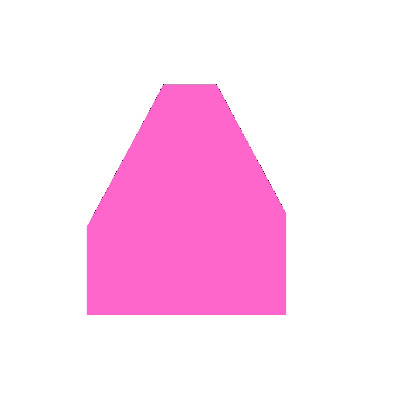
#> input picture Snake_algorithm/pic/shape.jpg, 403 x 407 px
$ python snake_visualize.py   (older library calls are emulated)
#> lines starting #> are read from the running program, lines starting #| are printed output that depends on the picture; after the words box and inside, x2 and y2 are one past the last pixel; in counts of white or black regions, pixels touching at a corner belong together
#> further down, image is the input picture: shape (407, 403, 3); mean B, G, R 243.5, 221.3, 254.6
### Snake_algorithm/snake.py
import numpy as np
import cv2
import math


class Snake:


    # Constants
    Applying_KERNEL_SIZE = 7
    MIN_DISTANCE_BETWEEN_POINTS = 5
    MAX_DISTANCE_BETWEEN_POINTS = 50

    #parameters
    image = None        # The source image.
    gray = None         # The image in grayscale.
    binary = None       # The image in binary
    gradientX = None    # The gradient (sobel) of the image relative to x.
    gradientY = None    # The gradient (sobel) of the image relative to y.
    blur = None
    width = -1          # The image width.
    height = -1         # The image height.
    points = None       # The list of points of the snake.
    n_starting_points = 50       # The number of starting points of the snake.
    snake_length = 0    # The length of the snake (euclidean distances).
    closed = True       # Indicates if the snake is closed or open.
    alpha = 0.5         # The weight of the uniformity energy.
    beta = 0.5          # The weight of the curvature energy.
    delta = 0.1         # The weight of the user configured energy.
    w_line = 0.5        # The weight to the line energy.
    w_edge = 0.5        # The weight to the edge energy.
    w_term = 0.5        # The weight to the term energy.


    def __init__( self, image = None, closed = True ):


#> called with closed = True
        self.image = image

        self.width = image.shape[1]
#> self.width = 400
        self.height = image.shape[0]
#> self.height = 400

        # gradient method by using sobel mask
        self.gray = cv2.cvtColor( self.image, cv2.COLOR_RGB2GRAY )
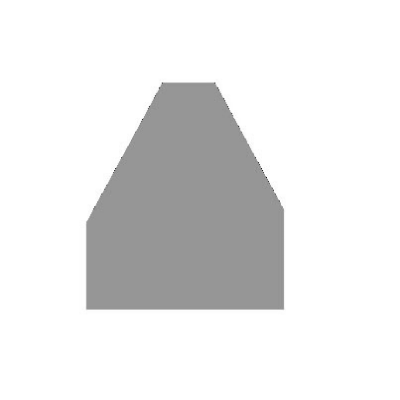
#> self.gray: shape (400, 400); min 23, max 255, mean 231.8
        self.binary = cv2.adaptiveThreshold( self.gray, 255, cv2.ADAPTIVE_THRESH_GAUSSIAN_C, cv2.THRESH_BINARY, 11, 2 )
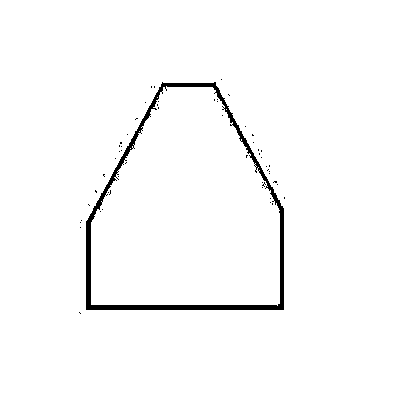
#> self.binary: shape (400, 400); 97.9% white; 56 black regions (55 under 20 px), largest, box (x1, y1, x2, y2) and area: (86, 82, 284, 310) 3243
        self.gradientX = cv2.Sobel( self.gray, cv2.CV_64F, 1, 0, ksize=5 )
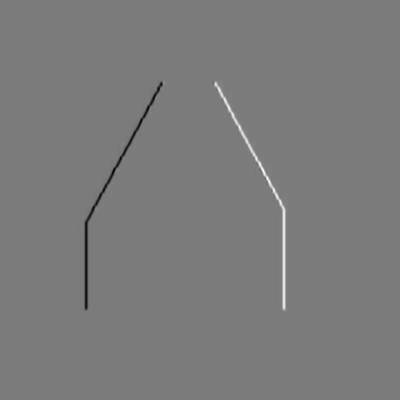
#> self.gradientX: shape (400, 400) float64; min -5512, max 5828, mean 0; drawn with min black and max white
        self.gradientY = cv2.Sobel( self.gray, cv2.CV_64F, 0, 1, ksize=5 )

        #open or close the snake
        self.closed = closed


        # to use as center of the generated snake circle
        half_width = math.floor( self.width / 2 )
#> half_width = 200
        half_height = math.floor( self.height / 2 )
#> half_height = 200


        # Generating the starting points


        if self.closed:
            n = self.n_starting_points
            radius = half_width if half_width < half_height else half_height
#> radius = 200
            self.points = [ np.array([
                half_width + math.floor( math.cos( 2 * math.pi / n * x ) * radius ),
                half_height + math.floor( math.sin( 2 * math.pi / n * x ) * radius ) ])
                for x in range( 0, n )
            ]
        else:   # If it is an open snake, the initial guess will be an horizontal line
            n = self.n_starting_points
            factor = math.floor( half_width / (self.n_starting_points-1) )
            self.points = [ np.array([ math.floor( half_width / 2 ) + x * factor, half_height ])
                for x in range( 0, n )
            ]


    def visualize( self ):

        img = self.image.copy()

        # Drawing lines between points
        point_color = ( 100, 100,255  )
        line_color = ( 0,200 , 0 )
        thickness = 2                   # Thickness of the lines and circles

        # Draw a line between the current and the next point
        n_points = len( self.points )
#> n_points = 50
        for i in range( 0, n_points - 1 ):
            cv2.line( img, tuple( self.points[ i ] ), tuple( self.points[ i + 1 ] ), line_color, thickness )
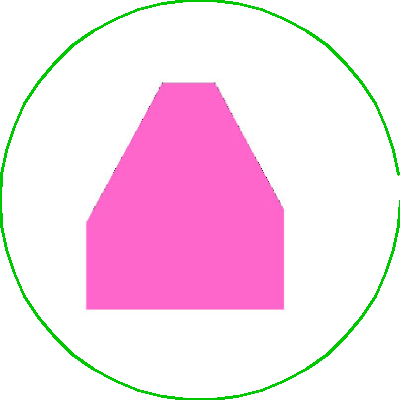
#> img: shape (400, 400, 3); mean B, G, R 237.8, 220.1, 249

        # 0 -> N (Closes the snake)
        if self.closed:
            cv2.line(img, tuple( self.points[ 0 ] ), tuple( self.points[ n_points-1 ] ), line_color, thickness )
#> img: shape (400, 400, 3); 0.03% of pixels changed, all inside (x1, y1, x2, y2) = (397, 175, 400, 200)

        # Drawing circles over points
        [ cv2.circle( img, tuple( x ), thickness, point_color, -1) for x in self.points ]
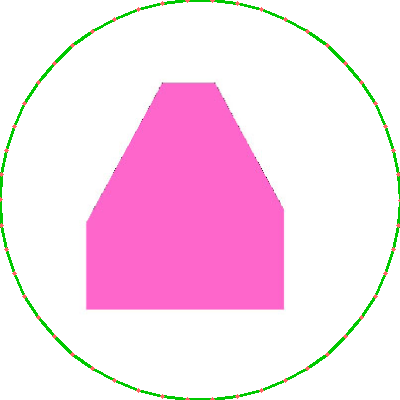
#> img: shape (400, 400, 3); mean B, G, R 238, 219.7, 249.8

        return img


    def dist_between_two_points( a, b ):


        return np.sqrt( np.sum( ( a - b ) ** 2 ) )


    def normalize( kernel ):


        abs_sum = np.sum( [ abs( x ) for x in kernel ] )
        return kernel / abs_sum if abs_sum != 0 else kernel


    def get_length(self):


        n_points = len(self.points)
#> n_points = 50
        if not self.closed:
            n_points -= 1

        return np.sum( [ Snake.dist_between_two_points( self.points[i], self.points[ (i+1)%n_points  ] ) for i in range( 0, n_points ) ] )


    def f_uniformity( self, p, prev ):

        # The average distance between points in the snake
        avg_dist = self.snake_length / len( self.points )
        # The distance between the previous and the point being analysed
        un = Snake.dist_between_two_points( prev, p )

        dun = abs( un - avg_dist )

        return dun**2


    def f_curvature( self, p, prev, next ):

        ux = p[0] - prev[0]
        uy = p[1] - prev[1]
        un = math.sqrt( ux**2 + uy**2 )

        vx = p[0] - next[0]
        vy = p[1] - next[1]
        vn = math.sqrt( vx**2 + vy**2 )

        if un == 0 or vn == 0:
            return 0

        cx = float( vx + ux )  / ( un * vn )
        cy = float( vy + uy ) / ( un * vn )

        cn = cx**2 + cy**2

        return cn


    def f_line( self, p ):

        if p[0] < 0 or p[0] >= self.width or p[1] < 0 or p[1] >= self.height:
            return np.finfo(np.float64).max

        return self.binary[ p[1] ][ p[0] ]


    def f_edge( self, p ):

        if p[0] < 0 or p[0] >= self.width or p[1] < 0 or p[1] >= self.height:
            return np.finfo(np.float64).max

        return -( self.gradientX[ p[1] ][ p[0] ]**2 + self.gradientY[ p[1] ][ p[0] ]**2  )


    def f_term( self, p, prev, next ):

        return 0


    def f_conf( self, p , prev, next ):

        import random
        return random.random()


    def remove_overlaping_points( self ):


        snake_size = len( self.points )

        for i in range( 0, snake_size ):
            for j in range( snake_size-1, i+1, -1 ):
                if i == j:
                    continue

                curr = self.points[ i ]
                end = self.points[ j ]

                dist = Snake.dist_between_two_points( curr, end )

                if dist < self.MIN_DISTANCE_BETWEEN_POINTS:
                    remove_indexes = range( i+1, j ) if (i!=0 and j!=snake_size-1) else [j]
                    remove_size = len( remove_indexes )
                    non_remove_size = snake_size - remove_size
                    if non_remove_size > remove_size:
                        self.points = [ p for k,p in enumerate( self.points ) if k not in remove_indexes ]
                    else:
                        self.points = [ p for k,p in enumerate( self.points ) if k in remove_indexes ]
                    snake_size = len( self.points )
                    break


    def add_missing_points( self ):

        snake_size = len( self.points )
        for i in range( 0, snake_size ):
            prev = self.points[ ( i + snake_size-1 ) % snake_size ]
            curr = self.points[ i ]
            next = self.points[ (i+1) % snake_size ]
            next2 = self.points[ (i+2) % snake_size ]

            if Snake.dist_between_two_points( curr, next ) > self.MAX_DISTANCE_BETWEEN_POINTS:
                # Pre-computed uniform cubig b-spline for t = 0.5
                c0 = 0.125 / 6.0
                c1 = 2.875 / 6.0
                c2 = 2.875 / 6.0
                c3 = 0.125 / 6.0
                x = prev[0] * c3 + curr[0] * c2 + next[0] * c1 + next2[0] * c0
                y = prev[1] * c3 + curr[1] * c2 + next[1] * c1 + next2[1] * c0

                new_point = np.array( [ math.floor( 0.5 + x ), math.floor( 0.5 + y ) ] )

                self.points.insert( i+1, new_point )
                snake_size += 1


    def step( self ):

        changed = False

        # Computes the length of the snake (used by uniformity function)
        self.snake_length = self.get_length()
#> self.snake_length = 1255.5
        new_snake = self.points.copy()


        # Kernels (They store the energy for each point being search along the search kernel)
        search_kernel_size = ( self.Applying_KERNEL_SIZE, self.Applying_KERNEL_SIZE )
        HALF_KERNAL_SIZE = math.floor( self.Applying_KERNEL_SIZE / 2 ) # half-kernel size
        e_uniformity = np.zeros( search_kernel_size )
        e_curvature = np.zeros( search_kernel_size )
        e_line = np.zeros( search_kernel_size )
        e_edge = np.zeros( search_kernel_size )
        e_term = np.zeros( search_kernel_size )
        e_conf = np.zeros( search_kernel_size )

        for i in range( 0, len( self.points ) ):
            curr = self.points[ i ]
            prev = self.points[ ( i + len( self.points )-1 ) % len( self.points ) ]
            next = self.points[ ( i + 1 ) % len( self.points ) ]


            for dx in range( -HALF_KERNAL_SIZE, HALF_KERNAL_SIZE ):
                for dy in range( -HALF_KERNAL_SIZE, HALF_KERNAL_SIZE ):
                    p = np.array( [curr[0] + dx, curr[1] + dy] )

                    # Calculates the energy functions on p
                    e_uniformity[ dx + HALF_KERNAL_SIZE ][ dy + HALF_KERNAL_SIZE ] = self.f_uniformity( p, prev )
                    e_curvature[ dx + HALF_KERNAL_SIZE ][ dy +HALF_KERNAL_SIZE ] = self.f_curvature( p, prev, next )
                    e_line[ dx + HALF_KERNAL_SIZE ][ dy + HALF_KERNAL_SIZE ] = self.f_line( p )
                    e_edge[ dx + HALF_KERNAL_SIZE ][ dy + HALF_KERNAL_SIZE ] = self.f_edge( p )
                    e_term[ dx + HALF_KERNAL_SIZE ][ dy +HALF_KERNAL_SIZE ] = self.f_term( p, prev, next )
                    e_conf[ dx + HALF_KERNAL_SIZE ][ dy + HALF_KERNAL_SIZE ] = self.f_conf( p, prev, next )


            # Normalizes energies
            e_uniformity = Snake.normalize( e_uniformity )
            e_curvature = Snake.normalize( e_curvature )
            e_line = Snake.normalize( e_line )
            e_edge = Snake.normalize( e_edge )
            e_term = Snake.normalize( e_term )
            e_conf = Snake.normalize( e_conf )


            # The sum of all energies for each point

            Total_Energies =(self.alpha * e_uniformity) + (self.beta * e_curvature) + (self.w_line * e_line) + (self.w_edge * e_edge) + (self.w_term * e_term) + (self.delta * e_conf)

            # Searches for the point that minimizes the sum of energies Total_Energies
            emin = np.finfo(np.float64).max
            x,y = 0,0
            for dx in range( -HALF_KERNAL_SIZE, HALF_KERNAL_SIZE ):
                for dy in range( -HALF_KERNAL_SIZE, HALF_KERNAL_SIZE ):
                    if Total_Energies[ dx + HALF_KERNAL_SIZE ][ dy + HALF_KERNAL_SIZE ] < emin:
                        emin = Total_Energies[ dx + HALF_KERNAL_SIZE ][ dy + HALF_KERNAL_SIZE ]
                        x = curr[0] + dx
                        y = curr[1] + dy

            # Boundary check
            x = 1 if x < 1 else x
            x = self.width-2 if x >= self.width-1 else x
            y = 1 if y < 1 else y
            y = self.height-2 if y >= self.height-1 else y

            # Check for changes
            if curr[0] != x or curr[1] != y:
                changed = True

            new_snake[i] = np.array( [ x, y ] )
#> this loop made 50 passes

        self.points = new_snake

        # Post threatment to the snake, remove overlaping points and
        # add missing points
        self.remove_overlaping_points()
        self.add_missing_points()

        return changed


    def set_alpha( self, x ):

        self.alpha = x / 100


    def set_beta( self, x ):

        self.beta = x / 100


    def set_delta( self, x ):

        self.delta = x / 100


    def set_w_line( self, x ):

        self.w_line = x / 100


    def set_w_edge( self, x ):

        self.w_edge = x / 100


    def set_w_term( self, x ):

        self.w_term = x / 100

### Snake_algorithm/snake_visualize.py
import cv2
import snake
import sys
import math


image_load = "pic/shape.jpg"
if len(sys.argv) > 1:
    image_load = sys.argv[1]

# Load the  image
image = cv2.imread( image_load, cv2.IMREAD_COLOR )
image=cv2.resize(image, (400, 400))


#create the snake
snake = snake.Snake( image, closed = True )

# trackbars
snake_window_name = "Active_contour"
parameters_adjustable_window_name = "parameters_adjustable"
cv2.namedWindow( snake_window_name )
cv2.namedWindow( parameters_adjustable_window_name )
cv2.createTrackbar( "Alpha", parameters_adjustable_window_name, math.floor( snake.alpha * 100 ), 100, snake.set_alpha )
cv2.createTrackbar( "Beta",  parameters_adjustable_window_name, math.floor( snake.beta * 100 ), 100, snake.set_beta )
cv2.createTrackbar( "Delta", parameters_adjustable_window_name, math.floor( snake.delta * 100 ), 100, snake.set_delta )
cv2.createTrackbar( "W Edge", parameters_adjustable_window_name, math.floor( snake.w_edge * 100 ), 100, snake.set_w_edge )
cv2.createTrackbar( "W Line", parameters_adjustable_window_name, math.floor( snake.w_line * 100 ), 100, snake.set_w_line )
cv2.createTrackbar( "W term", parameters_adjustable_window_name, math.floor( snake.w_term * 100 ), 100, snake.set_w_term )


while( True ):


    snakeImg = snake.visualize()
    # Shows the image
    cv2.imshow( snake_window_name, snakeImg )

    snake_changed = snake.step()


    k = cv2.waitKey(33)
#> (key Esc is pressed here)
    if k == 27:
        break


cv2.destroyAllWindows()

$ run again, with Snake_algorithm/pic/pic.jpg copied over Snake_algorithm/pic/shape.jpg
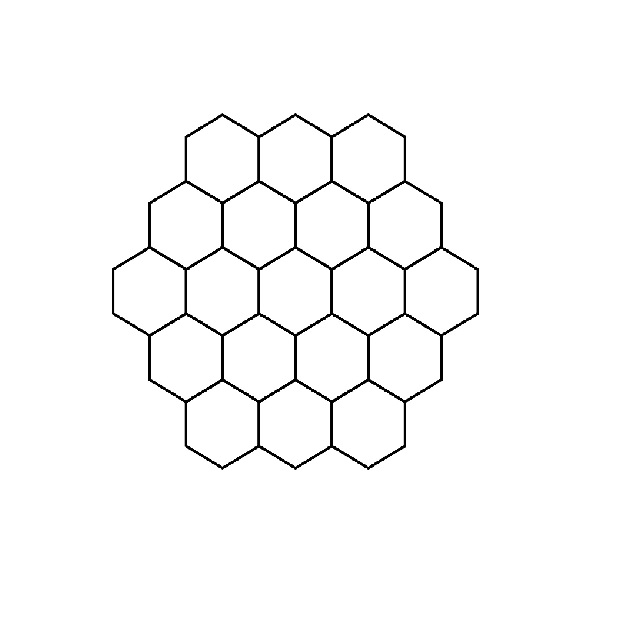
#> input picture Snake_algorithm/pic/pic.jpg, 642 x 624 px
#> image is the input picture: shape (624, 642, 3); min 0, max 255, mean 249.6
#> image: shape (400, 400, 3)
#> in __init__, `self.binary = cv2.adaptiveThreshold( self.gray, 255, cv2.ADAPTIVE_THRE..`:
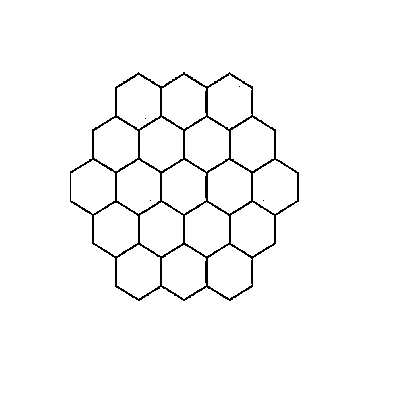
#> self.binary: shape (400, 400); 97.5% white; black in thin lines or dots, all inside (x1, y1, x2, y2) = (70, 72, 299, 301)
#> in visualize, `[ cv2.circle( img, tuple( x ), thickness, point_color, -1) for x in se..`:
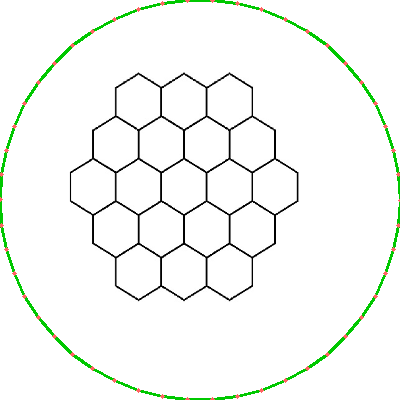
#> img: shape (400, 400, 3); mean B, G, R 244.1, 247.9, 244.7
#> the loop in step, `for i in range( 0, len( self.points ) ):` made 50 passes

$ run again, with Snake_algorithm/pic/apple.PNG saved as Snake_algorithm/pic/shape.jpg
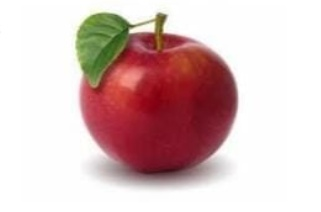
#> input picture Snake_algorithm/pic/apple.PNG, 321 x 212 px
#> image is the input picture: shape (212, 321, 3); mean B, G, R 192.3, 192.9, 218.3
#> image: shape (400, 400, 3)
#> in __init__, `self.binary = cv2.adaptiveThreshold( self.gray, 255, cv2.ADAPTIVE_THRE..`:
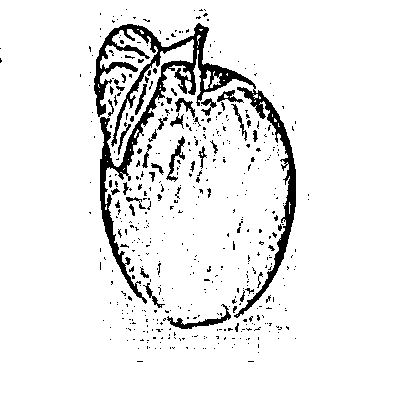
#> self.binary: shape (400, 400); 92.2% white; 493 black regions (445 under 20 px), largest, box (x1, y1, x2, y2) and area: (94, 23, 296, 318) 7979, (167, 304, 231, 329) 366, (166, 136, 185, 182) 236
#> in visualize, `[ cv2.circle( img, tuple( x ), thickness, point_color, -1) for x in se..`:
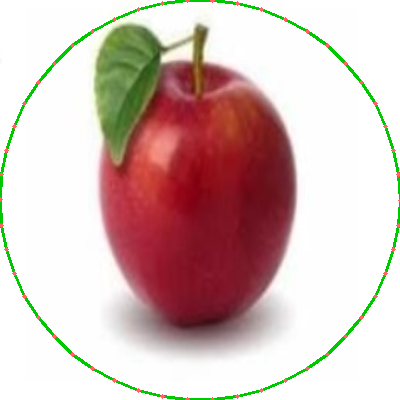
#> img: shape (400, 400, 3); mean B, G, R 186.8, 191.3, 213.4
#> the loop in step, `for i in range( 0, len( self.points ) ):` made 50 passes
